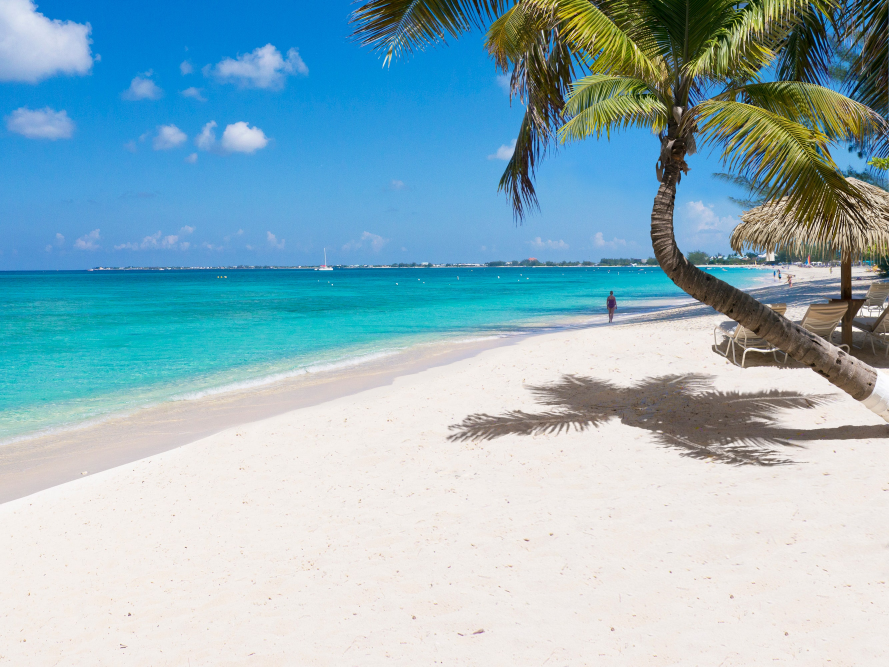
#> input picture data/beach.jpg, 2667 x 2000 px (shown at 1/3 size)
$ jupyter execute 'processing with Histograms.ipynb'
#> lines starting #> are read from the running program, lines starting #| are printed output that depends on the picture
## Histogram Techniques:
Histograms capture the frequency distribution of a set of data (distribution of pixel intensities). And it turns out that examining these frequency distributions is a very nice way to build simple image processing techniques.

**Applications of histograms in image processing :**
1. grayscale histograms for thresholding images.
2. for white balancing
3. color histograms for object tracking in images, such as with the CamShift algorithm.
4. use histograms of image gradients to form the HOG and SIFT descriptors.
etc....

### calcHist:

#### i. Histogram for Grayscale image:

Generating the histogram for grayscale image, which consist of single channel and the values between 0 (black) and 255 (white) which has gray levels in between.

[cell 1]
# importing library
import cv2
import matplotlib.pyplot as plt

# reading image and converting to grayscale using 0
image_gray= cv2.imread("./data/beach.jpg", 0)
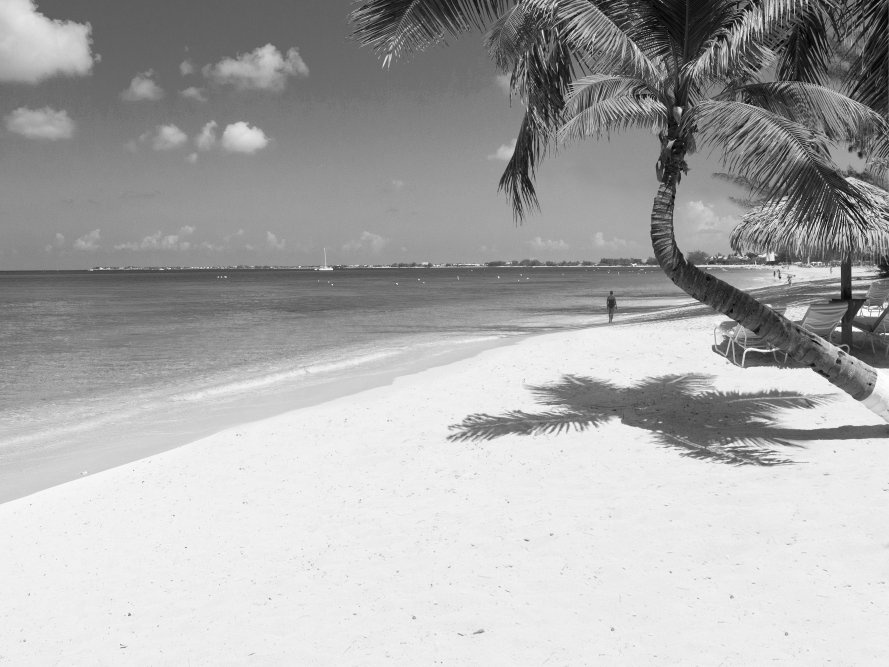
#> image_gray: shape (2000, 2667) (shown at 1/3 size); min 0, max 255, mean 170.6

# plotting the grasvale image
plt.title("Grayscale, shape: {}".format(image_gray.shape))
plt.imshow(image_gray,cmap= "gray")
plt.show()

[cell 2]
# histogram for gray-scale image

# images: in a list, channels: in a list (depending on number of channels used), mask: if mask is provided else None,
#histSize: number of bins used, ranges: x value ranges between 0-256
hist_gray= cv2.calcHist(images= [image_gray], channels= [0], mask= None, histSize= [256], ranges= [0,256])
#> hist_gray = 256 values, max 269747 at index 237, min 94 at index 1, mean 20835.9

plt.title("Grayscale histogram")
plt.plot(hist_gray)
plt.xlim([0,256])
plt.xlabel("bins")
plt.ylabel("pixels")
plt.show()
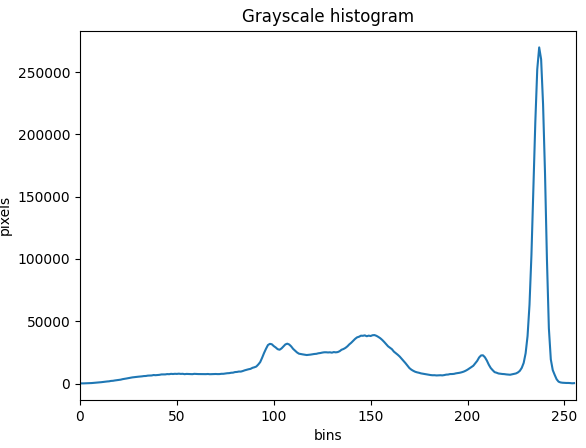
#> figure drawn by matplotlib, 1 panel; curve peaks at x = 237, y = 269747

The analysis of this grayscale histogram interprets that mostly the object looks darker in the image where there is a highest peak in the values between [5,50]

#### ii. Histogram for Color Images:
The hsitogram for color images takes three channels into account and the user can provide the channels they can visualize. For ,RGB color image there ll be [0,1,2] channels

[cell 3]
# importing library
import cv2
import matplotlib.pyplot as plt

# reading image
image_bgr= cv2.imread("./data/beach.jpg")
#> image_bgr is the input picture: shape (2000, 2667, 3); mean B, G, R 191.8, 179.6, 145.2

# converting to rgb
image_rgb= cv2.cvtColor(image_bgr, cv2.COLOR_BGR2RGB)

# plotting the image
plt.title("Grayscale Image, shape: {}".format(image_rgb.shape))
plt.imshow(image_rgb)
plt.show()

[cell 4]
# histogram for color image
#hist_rgb= cv2.calcHist(images= [image_rgb], channels= [0,1,2], mask= None, histSize= [256,256], ranges= [0,256,0,256,0,256])

chans = cv2.split(image_rgb)
colors = ("r", "g", "b")
plt.figure()
plt.title("'Flattened' Color Histogram")
plt.xlabel("Bins")
plt.ylabel("# of Pixels")
# loop over the image channels
for (chan, color) in zip(chans, colors):
    # create a histogram for the current channel and plot it
    hist = cv2.calcHist([chan], [0], None, [256], [0, 256])
    plt.plot(hist, color=color)
    plt.xlim([0, 256])
#> this loop made 3 passes
#> color on passes 1 to 3: 'r', 'g', 'b'
#> figure, not shown here; curve peaks at x = 242, y = 280518; curve peaks at x = 236, y = 256317; curve peaks at x = 232, y = 249142

#### iii. Histogram only on masked part of the image

[cell 5]
# importing library
import cv2
import matplotlib.pyplot as plt
import numpy as np

# reading image
image_bgr= cv2.imread("./data/beach.jpg")

# converting to rgb
image_rgb= cv2.cvtColor(image_bgr, cv2.COLOR_BGR2RGB)

# creating a mask of some random part using rectangle
mask_gray= np.zeros(image_rgb.shape[:2], dtype= np.uint8)

# jsut taking random mask as rectangle
mask_gray= cv2.rectangle(img= mask_gray, pt1= (1800,800), pt2= (1900,1000), color= 255, thickness= -1)

# masking the image
mask= cv2.bitwise_and(image_rgb, image_rgb, mask= mask_gray)
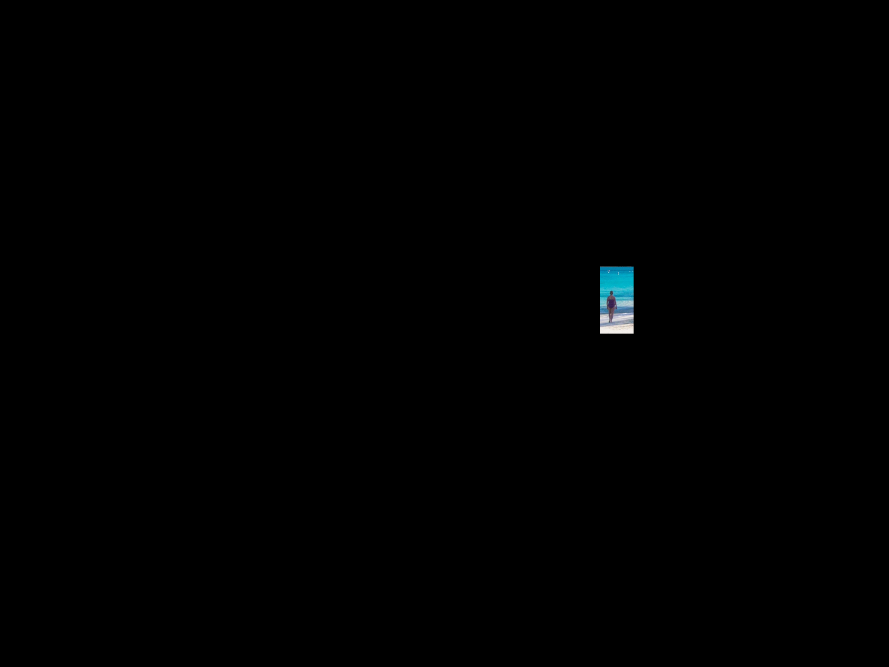
#> mask: shape (2000, 2667, 3) (shown at 1/3 size); mean R, G, B 0.3, 0.6, 0.7

# plotting the mask
plt.title("Masked Image")
plt.imshow(mask)
plt.show()

[cell 6]
# histogram for masked image
chans = cv2.split(image_rgb)
colors = ("r", "g", "b")
plt.figure()
plt.title("Masked Histogram")
plt.xlabel("Bins")
plt.ylabel("# of Pixels")
# loop over the image channels
for (chan, color) in zip(chans, colors):
    # create a histogram for the current channel and plot it
    hist = cv2.calcHist([chan], [0], mask_gray, [256],[0, 256])
    plt.plot(hist, color=color)
    plt.xlim([0, 256])
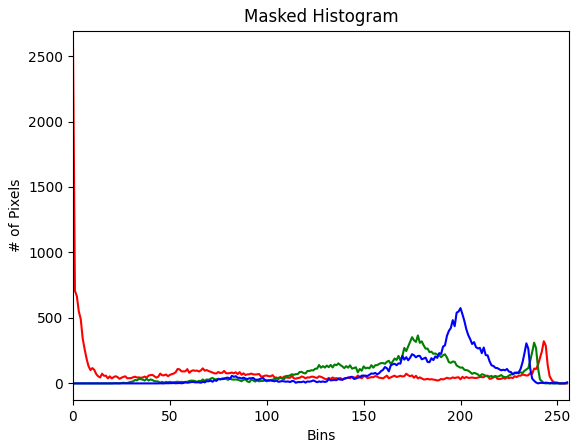
#> figure drawn by matplotlib, 1 panel; curve peaks at x = 0, y = 2566; curve peaks at x = 178, y = 366; curve peaks at x = 200, y = 575

### BackProjection:
Backprojection is a color histogram technique which is used to extract features from the image that have similar color representation.
The process uses color to address the classic problem of Classification and Localisation in computer vision.
This addresses the localization problem i.e. where is the object in an image. In this, we calculate the histogram model of a feature and then use it to find this feature in an image.

**Link:** https://theailearner.com/2019/04/18/histogram-backprojection/

### Histogram Equalization:
Histogram equalization is an image enhancement technique that adjusts the contrast of an image by using its histogram. To enhance the image’s contrast, it spreads out the most frequent pixel intensity values or stretches out the intensity range of the image that allows the image’s areas with lower contrast to gain a higher contrast. The resultant histogram will be normalized to the flattened profile (to the far ends).

Application : histogram equalization applied to X-ray scans and CT scans to improve the radiograph’s contrast. Doing so helps doctors and radiologists better interpret the scans and make an accurate diagnosis.

There are some advances in Histogram equalization method,
1. **Adaptive Histogram Equalization**               - Adaptive histogram equalization utilizes the adaptive method to compute several histograms, each corresponding to a distinct section of the image and performs bilinear interpolation to avoid the breakage of each patches in the output image .
2. **Contrastive Limited Adaptive Equalization** - In CLAHE, the contrast implication is limited by clipping the histogram at a predefined value before computing the CDF. This clip limit depends on the normalization of the histogram or the size of the neighborhood region. The value between 3 and 4 is commonly used as the clip limit.

**Link:** https://medium.com/@kyawsawhtoon/a-tutorial-to-histogram-equalization-497600f270e2

https://www.youtube.com/watch?v=uqeOrtAzSyU

[cell 7]
# importing library
import cv2
import matplotlib.pyplot as plt
import numpy as np

# reading an image
image_bgr= cv2.imread("./data/grayscale.jpg")
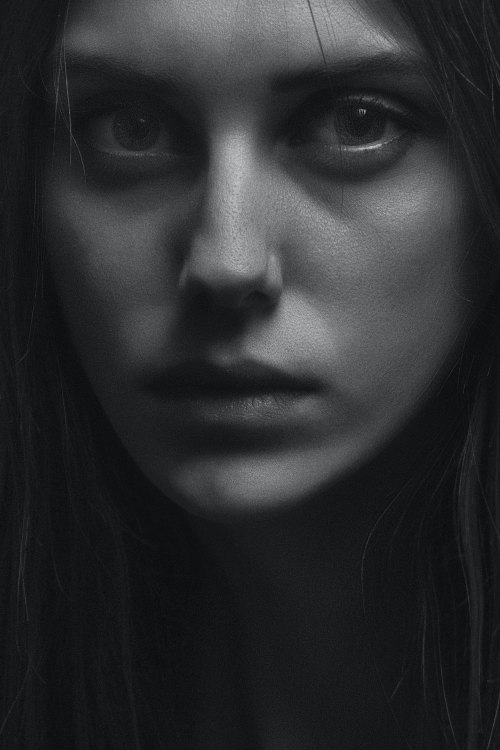
#> input picture data/grayscale.jpg, 1000 x 1500 px (shown at 1/2 size)
#> image_bgr is the input picture: shape (1500, 1000, 3); mean B, G, R 47.4, 45.4, 44.4

# converting to rgb and grayscale
image_rgb= cv2.cvtColor(image_bgr, cv2.COLOR_BGR2RGB)
#> image_rgb: shape (1500, 1000, 3)
image_gray= cv2.cvtColor(image_bgr, cv2.COLOR_BGR2GRAY)
#> image_gray: shape (1500, 1000)

# plotting the image
plt.title("Low contrast Image")
plt.imshow(image_rgb)
plt.show()

[cell 8]
# plottting the histogram to check the intensity distribution of the image
hist,bins = np.histogram(image_rgb.flatten(),256,[0,256])
#> hist = 256 values, max 194648 at index 22, min 0 at index 0, mean 17578.1; bins = 257 values from 0 to 256
cdf = hist.cumsum()
#> cdf = 256 values from 0 to 4500000
cdf_normalized = cdf * float(hist.max()) / cdf.max()
#> cdf_normalized = 256 values from 0 to 194648
plt.title("Graysale Histogram")
plt.plot(cdf_normalized, color = 'b')
plt.hist(image_rgb.flatten(),256,[0,256], color = 'r')
plt.xlim([0,256])
plt.legend(('cdf','histogram'), loc = 'upper left')
plt.show()
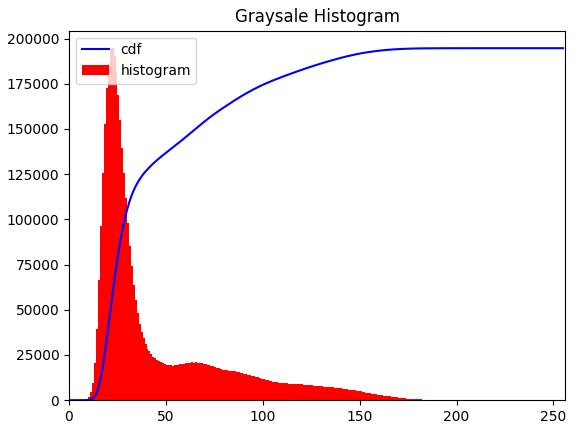
#> figure drawn by matplotlib, 1 panel; tallest bar 194648 high, from x = 22 to 23; curve peaks at x = 228, y = 194648

After visualizing the histogram, we interpret that this image have low contrast because the peak is at one region or at one side and all other intensities are 0.

#### Applying Histogram Equalization:

[cell 9]
# histogram equalization
image_enhanced= cv2.equalizeHist(src= image_gray)
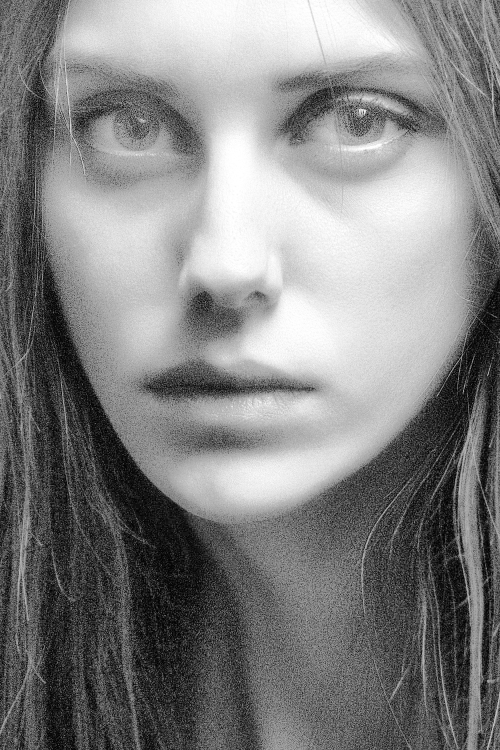
#> image_enhanced: shape (1500, 1000) (shown at 1/2 size); min 0, max 255, mean 130.2

# plotting the images
# plotting the image
fig = plt.figure(figsize = (8,8))

ax1 = fig.add_subplot(1,2,1)
ax1.set_title("Original Image")
ax1.axis("off")
ax1.imshow(image_rgb, cmap= "gray")

ax2 = fig.add_subplot(1,2,2)
ax2.set_title("Histogram Equalization: Increased Contrast")
ax2.axis("off")
ax2.imshow(image_enhanced,cmap= "gray")
plt.show()

[cell 10]
hist,bins = np.histogram(image_enhanced.flatten(),256,[0,256])
#> hist = 256 values, max 66597 at index 76, min 0 at index 3, mean 5859.4
cdf = hist.cumsum()
#> cdf = 256 values from 1998 to 1500000
cdf_normalized = cdf * float(hist.max()) / cdf.max()
#> cdf_normalized = 256 values from 88.71 to 66597
plt.title("Histogram Equalization")
plt.plot(cdf_normalized, color = 'b')
plt.hist(image_enhanced.flatten(),256,[0,256], color = 'r')
plt.xlim([0,256])
plt.legend(('cdf','histogram'), loc = 'upper left')
plt.show()
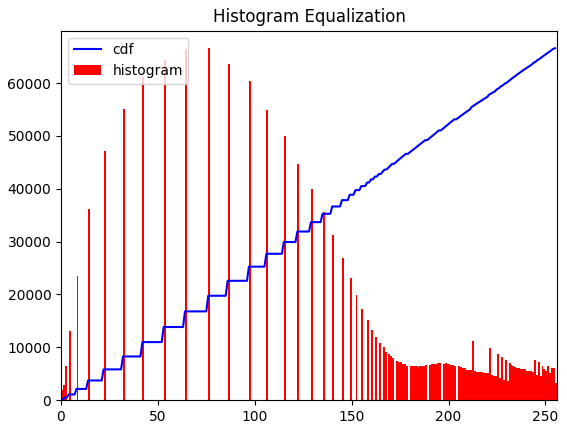
#> figure drawn by matplotlib, 1 panel; tallest bar 66597 high, from x = 76 to 77; curve peaks at x = 255, y = 66597

As,we can see the image gets very high contrast and leads to overamplify. This is the one disadvantage in normal histogram equalization. And , Adaptive histogram Equalization is computationaly expensive.To overcome these two problems, Contrast Limited Adaptive Histogram Equalization technique is introduced.

#### Applying CLAHE:
Contrast Limited Adaptive Histogram Equalization (CLAHE) is the advanced image Enhancement technique which is used to overcome the disadvantages of previous two methods.The histogram values gets clipped to the limit after setting adaptive method (patches across the image (8x8)). The clip limit works on each patch by clipping the values if it exceeds .Thus makes the whole image makes optimal contrast.

[cell 11]
# histogram equalization
clahe_enhanced= cv2.createCLAHE(clipLimit= 3, tileGridSize= (8,8))
image_enhanced= clahe_enhanced.apply(image_gray)
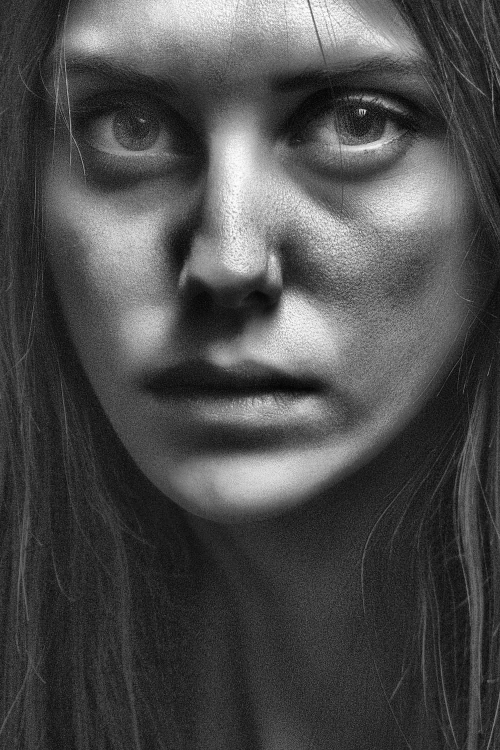
#> image_enhanced: shape (1500, 1000) (shown at 1/2 size); min 1, max 255, mean 75.9


# plotting the images
# plotting the image
fig = plt.figure(figsize = (8,8))

ax1 = fig.add_subplot(1,2,1)
ax1.set_title("Original Image")
ax1.axis("off")
ax1.imshow(image_rgb, cmap= "gray")

ax2 = fig.add_subplot(1,2,2)
ax2.set_title("Histogram Equalization: Increased Contrast")
ax2.axis("off")
ax2.imshow(image_enhanced,cmap= "gray")
plt.show()

[cell 12]
hist,bins = np.histogram(image_enhanced.flatten(),256,[0,256])
#> hist = 256 values, max 26370 at index 43, min 0 at index 0, mean 5859.4
cdf = hist.cumsum()
#> cdf = 256 values from 0 to 1500000
cdf_normalized = cdf * float(hist.max()) / cdf.max()
#> cdf_normalized = 256 values from 0 to 26370
plt.title("Contrast Limited Histogram Equalization")
plt.plot(cdf_normalized, color = 'b')
plt.hist(image_enhanced.flatten(),256,[0,256], color = 'r')
plt.xlim([0,256])
plt.legend(('cdf','histogram'), loc = 'upper left')
plt.show()
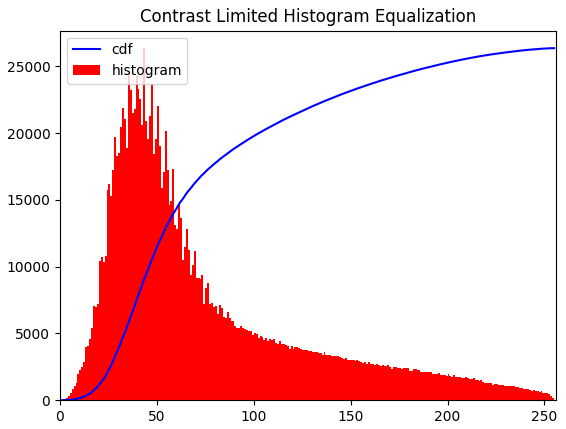
#> figure drawn by matplotlib, 1 panel; tallest bar 26370 high, from x = 43 to 44; curve peaks at x = 255, y = 26370
